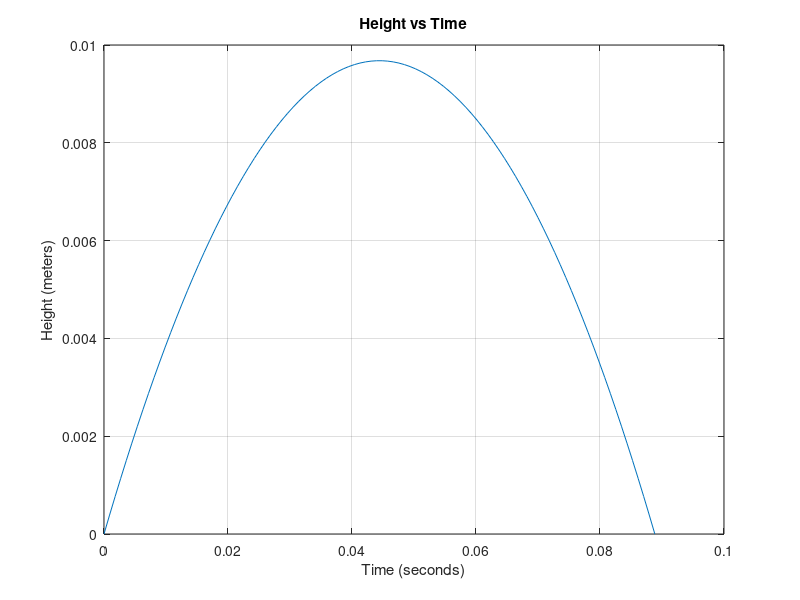

Source code (MATLAB):
% Author: Corin Chepko
% Date: 11/6/24
% Program info: Calculates the height of a projectile vs time.
% Inputs muzzle velocity and angle in degrees

gravity = 9.81;

velocity = input("Enter muzzle veocity in m/s: ");
angle = input("Enter angle in degrees: ");

velocity
vertical_velocity = sind(angle)*velocity

flight_time = vertical_velocity*2/gravity

t_axis = linspace(0,flight_time,100);
height_axis = vertical_velocity*t_axis - gravity/2*(t_axis.^2);

plot(t_axis, height_axis)

title('Height vs Time');
xlabel('Time (seconds)');
ylabel('Height (meters)');
grid('on');
